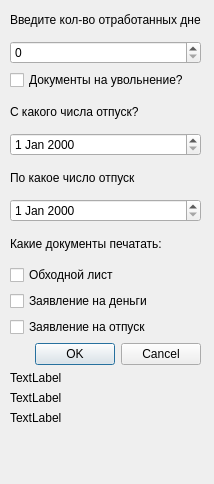
<?xml version="1.0" encoding="UTF-8"?>
<ui version="4.0">
 <class>OtpuskWindow</class>
 <widget class="QDialog" name="OtpuskWindow">
  <property name="geometry">
   <rect>
    <x>0</x>
    <y>0</y>
    <width>214</width>
    <height>484</height>
   </rect>
  </property>
  <property name="windowTitle">
   <string>Dialog</string>
  </property>
  <property name="modal">
   <bool>true</bool>
  </property>
  <widget class="QLabel" name="label_5">
   <property name="geometry">
    <rect>
     <x>10</x>
     <y>370</y>
     <width>191</width>
     <height>16</height>
    </rect>
   </property>
   <property name="text">
    <string>TextLabel</string>
   </property>
  </widget>
  <widget class="QLabel" name="label_6">
   <property name="geometry">
    <rect>
     <x>10</x>
     <y>390</y>
     <width>191</width>
     <height>16</height>
    </rect>
   </property>
   <property name="text">
    <string>TextLabel</string>
   </property>
  </widget>
  <widget class="QLabel" name="label_7">
   <property name="geometry">
    <rect>
     <x>10</x>
     <y>410</y>
     <width>181</width>
     <height>16</height>
    </rect>
   </property>
   <property name="text">
    <string>TextLabel</string>
   </property>
  </widget>
  <widget class="QWidget" name="">
   <property name="geometry">
    <rect>
     <x>10</x>
     <y>4</y>
     <width>191</width>
     <height>361</height>
    </rect>
   </property>
   <layout class="QVBoxLayout" name="verticalLayout">
    <item>
     <widget class="QLabel" name="label">
      <property name="text">
       <string>Введите кол-во отработанных дней:</string>
      </property>
     </widget>
    </item>
    <item>
     <widget class="QSpinBox" name="SBDni">
      <property name="maximum">
       <number>31</number>
      </property>
      <property name="value">
       <number>0</number>
      </property>
     </widget>
    </item>
    <item>
     <widget class="QCheckBox" name="CBUval">
      <property name="text">
       <string>Документы на увольнение?</string>
      </property>
     </widget>
    </item>
    <item>
     <widget class="QLabel" name="label_2">
      <property name="text">
       <string>С какого числа отпуск?</string>
      </property>
     </widget>
    </item>
    <item>
     <widget class="QDateEdit" name="DENachalo"/>
    </item>
    <item>
     <widget class="QLabel" name="label_3">
      <property name="text">
       <string>По какое число отпуск</string>
      </property>
     </widget>
    </item>
    <item>
     <widget class="QDateEdit" name="DEKonec"/>
    </item>
    <item>
     <widget class="QLabel" name="label_4">
      <property name="text">
       <string>Какие документы печатать:</string>
      </property>
     </widget>
    </item>
    <item>
     <widget class="QCheckBox" name="CBObhod">
      <property name="text">
       <string>Обходной лист</string>
      </property>
     </widget>
    </item>
    <item>
     <widget class="QCheckBox" name="CBDengi">
      <property name="text">
       <string>Заявление на деньги</string>
      </property>
     </widget>
    </item>
    <item>
     <widget class="QCheckBox" name="DBOtpusk">
      <property name="text">
       <string>Заявление на отпуск</string>
      </property>
     </widget>
    </item>
    <item>
     <widget class="QDialogButtonBox" name="buttonBox">
      <property name="orientation">
       <enum>Qt::Horizontal</enum>
      </property>
      <property name="standardButtons">
       <set>QDialogButtonBox::Cancel|QDialogButtonBox::Ok</set>
      </property>
     </widget>
    </item>
   </layout>
  </widget>
 </widget>
 <resources/>
 <connections>
  <connection>
   <sender>buttonBox</sender>
   <signal>accepted()</signal>
   <receiver>OtpuskWindow</receiver>
   <slot>accept()</slot>
   <hints>
    <hint type="sourcelabel">
     <x>248</x>
     <y>254</y>
    </hint>
    <hint type="destinationlabel">
     <x>157</x>
     <y>274</y>
    </hint>
   </hints>
  </connection>
  <connection>
   <sender>buttonBox</sender>
   <signal>rejected()</signal>
   <receiver>OtpuskWindow</receiver>
   <slot>reject()</slot>
   <hints>
    <hint type="sourcelabel">
     <x>316</x>
     <y>260</y>
    </hint>
    <hint type="destinationlabel">
     <x>286</x>
     <y>274</y>
    </hint>
   </hints>
  </connection>
 </connections>
</ui>
